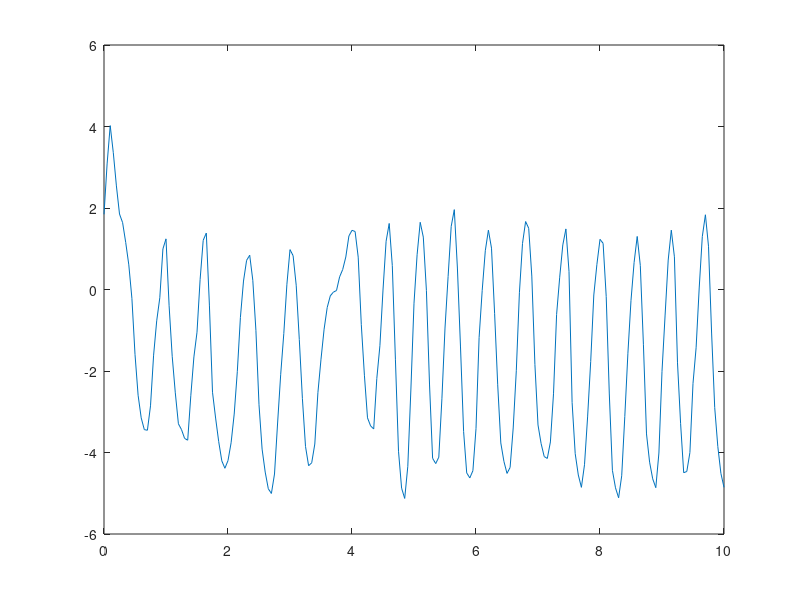

Reproduce this figure in MATLAB. (Note: this script raises an error after producing the figure.)
clc
clear all
close all

%%Internal Diamter
Array = csvread('ULPR_Magnet-ID_Strength.csv');
time = Array(:, 1);
mT = Array(:, 2);

figure
plot(time,mT)
[ymax,imax,ymin,imin]  = extrema(mT);
Pmax=max(ymax);
Nmin=min(ymin);
Pmean=mean(ymax);
Nmean=mean(ymin);
hold all
plot(time(imax),ymax,'b*',time(imin),ymin,'ro')
plot(xlim, [1 1]*Pmax, '--b')
plot(xlim, [1 1]*Nmin, '--r')
plot(xlim, [1 1]*Pmean, ':b')
plot(xlim, [1 1]*Nmean, ':r')
hold off
title('Toroidal Testing Magnet - Inner Circumference Field Strength')
ylim([-8.5,6])
legend('Field Strength','Maximas','Minimas','Max','Min','Positive Mean','Negative Mean','location','Southeast')

xlabel('Radians (W)')
ylabel('Magnetic Field (mT)')